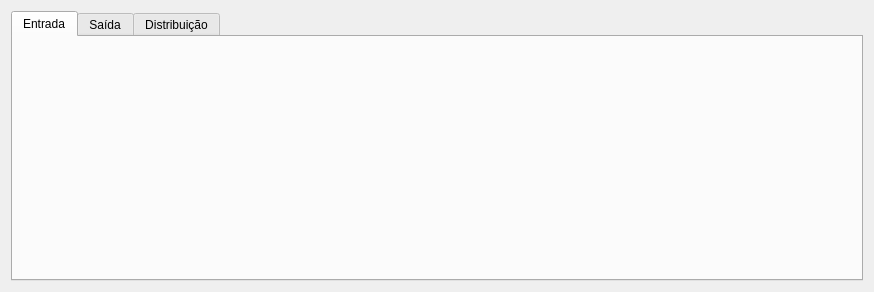
<?xml version="1.0" encoding="UTF-8"?>
<ui version="4.0">
 <class>TabNFe</class>
 <widget class="QWidget" name="TabNFe">
  <property name="geometry">
   <rect>
    <x>0</x>
    <y>0</y>
    <width>874</width>
    <height>292</height>
   </rect>
  </property>
  <property name="windowTitle">
   <string>Form</string>
  </property>
  <layout class="QGridLayout" name="gridLayout">
   <item row="0" column="0">
    <widget class="QTabWidget" name="tabWidgetNfe">
     <property name="currentIndex">
      <number>0</number>
     </property>
     <widget class="QWidget" name="tabEntrada">
      <attribute name="title">
       <string>Entrada</string>
      </attribute>
      <layout class="QGridLayout" name="gridLayout_44">
       <property name="leftMargin">
        <number>0</number>
       </property>
       <property name="topMargin">
        <number>0</number>
       </property>
       <property name="rightMargin">
        <number>0</number>
       </property>
       <property name="bottomMargin">
        <number>0</number>
       </property>
       <property name="spacing">
        <number>0</number>
       </property>
       <item row="0" column="0">
        <widget class="WidgetNfeEntrada" name="widgetEntrada" native="true"/>
       </item>
      </layout>
     </widget>
     <widget class="QWidget" name="tabSaida">
      <attribute name="title">
       <string>Saída</string>
      </attribute>
      <layout class="QGridLayout" name="gridLayout_45">
       <property name="leftMargin">
        <number>0</number>
       </property>
       <property name="topMargin">
        <number>0</number>
       </property>
       <property name="rightMargin">
        <number>0</number>
       </property>
       <property name="bottomMargin">
        <number>0</number>
       </property>
       <property name="spacing">
        <number>0</number>
       </property>
       <item row="0" column="0">
        <widget class="WidgetNfeSaida" name="widgetSaida" native="true"/>
       </item>
      </layout>
     </widget>
     <widget class="QWidget" name="tabDistribuicao">
      <attribute name="title">
       <string>Distribuição</string>
      </attribute>
      <layout class="QGridLayout" name="gridLayout_2">
       <property name="leftMargin">
        <number>0</number>
       </property>
       <property name="topMargin">
        <number>0</number>
       </property>
       <property name="rightMargin">
        <number>0</number>
       </property>
       <property name="bottomMargin">
        <number>0</number>
       </property>
       <property name="spacing">
        <number>0</number>
       </property>
       <item row="1" column="4">
        <widget class="NFeDistribuicao" name="widgetDistribuicao" native="true"/>
       </item>
      </layout>
     </widget>
    </widget>
   </item>
  </layout>
 </widget>
 <customwidgets>
  <customwidget>
   <class>WidgetNfeSaida</class>
   <extends>QWidget</extends>
   <header>src/widgetnfesaida.h</header>
   <container>1</container>
  </customwidget>
  <customwidget>
   <class>WidgetNfeEntrada</class>
   <extends>QWidget</extends>
   <header>src/widgetnfeentrada.h</header>
   <container>1</container>
  </customwidget>
  <customwidget>
   <class>NFeDistribuicao</class>
   <extends>QWidget</extends>
   <header>src/nfedistribuicao.h</header>
   <container>1</container>
  </customwidget>
 </customwidgets>
 <resources/>
 <connections/>
</ui>
